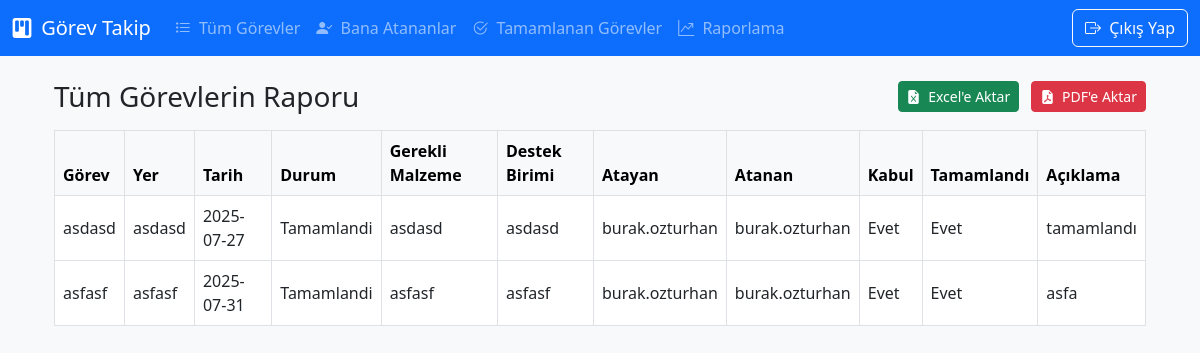
Page /report (signed in) on the committed database.
### tables this page shows
CREATE TABLE tasks (
                    id INTEGER PRIMARY KEY AUTOINCREMENT,
                    user_id INTEGER,
                    title TEXT,
                    location TEXT,
                    materials TEXT,
                    date TEXT,
                    needs_support TEXT,
                    status TEXT,
                    assigned_to INTEGER,
                    accepted TEXT DEFAULT 'Bekliyor',
                    completed TEXT DEFAULT 'Hayir',
                    completion_note TEXT DEFAULT '',
                    FOREIGN KEY(user_id) REFERENCES users(id),
                    FOREIGN KEY(assigned_to) REFERENCES users(id)
                );

CREATE TABLE users (
                    id INTEGER PRIMARY KEY AUTOINCREMENT,
                    username TEXT UNIQUE NOT NULL,
                    password TEXT NOT NULL
                );

### app.py (the view)
@app.route('/report')
def report():
    if 'user_id' not in session:
        return redirect(url_for('login'))
    with sqlite3.connect(DATABASE) as conn:
        conn.row_factory = sqlite3.Row
        cursor = conn.cursor()
        cursor.execute('''
            SELECT tasks.*, assigner.username as assigner_name, assignee.username as assignee_name
            FROM tasks
            LEFT JOIN users AS assigner ON tasks.user_id = assigner.id
            LEFT JOIN users AS assignee ON tasks.assigned_to = assignee.id
        ''')
        tasks = cursor.fetchall()
    return render_template('report.html', tasks=tasks)

### templates/report.html (shortened to what this page needs)
{% extends 'base.html' %}
{% block content %}
<div class="container mt-4">
    <div class="d-flex justify-content-between align-items-center mb-3">
        <h3 class="mb-0">Tüm Görevlerin Raporu</h3>
        <div>
            <a href="{{ url_for('export_excel') }}" class="btn btn-success btn-sm me-2">
                <i class="bi bi-file-earmark-excel-fill me-1"></i> Excel'e Aktar
            </a>
            <a href="{{ url_for('export_pdf') }}" class="btn btn-danger btn-sm">
                <i class="bi bi-file-earmark-pdf-fill me-1"></i> PDF'e Aktar
            </a>
        </div>
    </div>
    {% if tasks %}
        <div class="table-responsive">
            <table class="table table-bordered align-middle">
                <thead class="table-light">
                    <tr>
                        <th>Görev</th>
                        <th>Yer</th>
                        <th>Tarih</th>
                        <th>Durum</th>
                        <th>Gerekli Malzeme</th>
                        <th>Destek Birimi</th>
                        <th>Atayan</th>
                        <th>Atanan</th>
                        <th>Kabul</th>
                        <th>Tamamlandı</th>
                        <th>Açıklama</th>
                    </tr>
                </thead>
                <tbody>
                    {% for task in tasks %}
                        <tr>
                            <td>{{ task["title"] }}</td>
                            <td>{{ task["location"] }}</td>
                            <td>{{ task["date"] }}</td>
                            <td>{{ task["status"] }}</td>
                            <td>{{ task["materials"] or "-" }}</td>
                            <td>{{ task["needs_support"] or "-" }}</td>
                            <td>{{ task["assigner_name"] }}</td>
                            <td>{{ task["assignee_name"] }}</td>
                            <td>{{ task["accepted"] }}</td>
                            <td>{{ task["completed"] }}</td>
                            <td>{{ task["completion_note"] or "-" }}</td>
                        </tr>
                    {% endfor %}
                </tbody>
            </table>
        </div>
    {% else %}
        <p class="text-muted">Raporlanacak görev bulunmamaktadır.</p>
    {% endif %}
</div>
{% endblock %}

### templates/base.html (shortened to what this page needs)
<!DOCTYPE html>
<html lang="tr">
<head>
    <link
        href="https://cdn.jsdelivr.net/npm/bootstrap@5.3.0/dist/css/bootstrap.min.css"
        rel="stylesheet"
    >
    <link
        rel="stylesheet"
        href="https://cdn.jsdelivr.net/npm/bootstrap-icons@1.10.5/font/bootstrap-icons.css"
    >
</head>
<body class="bg-light">
<nav class="navbar navbar-expand-lg navbar-dark bg-primary mb-4">
  <div class="container-fluid">
    <a class="navbar-brand" href="{{ url_for('dashboard') }}">
      <i class="bi bi-kanban-fill me-1"></i> Görev Takip
    </a>
    {% if session.get('user_id') %}
    <div class="collapse navbar-collapse" id="navbarNav">
      <ul class="navbar-nav me-auto mb-2 mb-lg-0">
        <li class="nav-item">
            <a class="nav-link" href="{{ url_for('dashboard') }}">
              <i class="bi bi-list-task me-1"></i> Tüm Görevler
            </a>
        </li>
        <li class="nav-item">
            <a class="nav-link" href="{{ url_for('assigned_tasks') }}">
              <i class="bi bi-person-check-fill me-1"></i> Bana Atananlar
            </a>
        </li>
        <li class="nav-item">
            <a class="nav-link" href="{{ url_for('completed_tasks') }}">
              <i class="bi bi-check2-circle me-1"></i> Tamamlanan Görevler
            </a>
        </li>
        <li class="nav-item">
            <a class="nav-link" href="{{ url_for('report') }}">
              <i class="bi bi-graph-up-arrow me-1"></i> Raporlama
            </a>
        </li>
      </ul>
      <div class="d-flex align-items-center">
        <a class="btn btn-outline-light" href="{{ url_for('logout') }}">
          <i class="bi bi-box-arrow-right me-1"></i> Çıkış Yap
        </a>
      </div>
    </div>
    {% endif %}
  </div>
</nav>
<div class="container">
    {% block content %}{% endblock %}
</div>
</body>
</html>

### rows in the picture
tasks: title "asdasd", location "asdasd", date "2025-07-27", status "Tamamlandi", materials "asdasd", needs_support "asdasd", assigner_name "burak.ozturhan", assignee_name "burak.ozturhan", accepted "Evet", completed "Evet", completion_note "tamamlandı"
tasks: title "asfasf", location "asfasf", date "2025-07-31", status "Tamamlandi", materials "asfasf", needs_support "asfasf", assigner_name "burak.ozturhan", assignee_name "burak.ozturhan", accepted "Evet", completed "Evet", completion_note "asfa"
